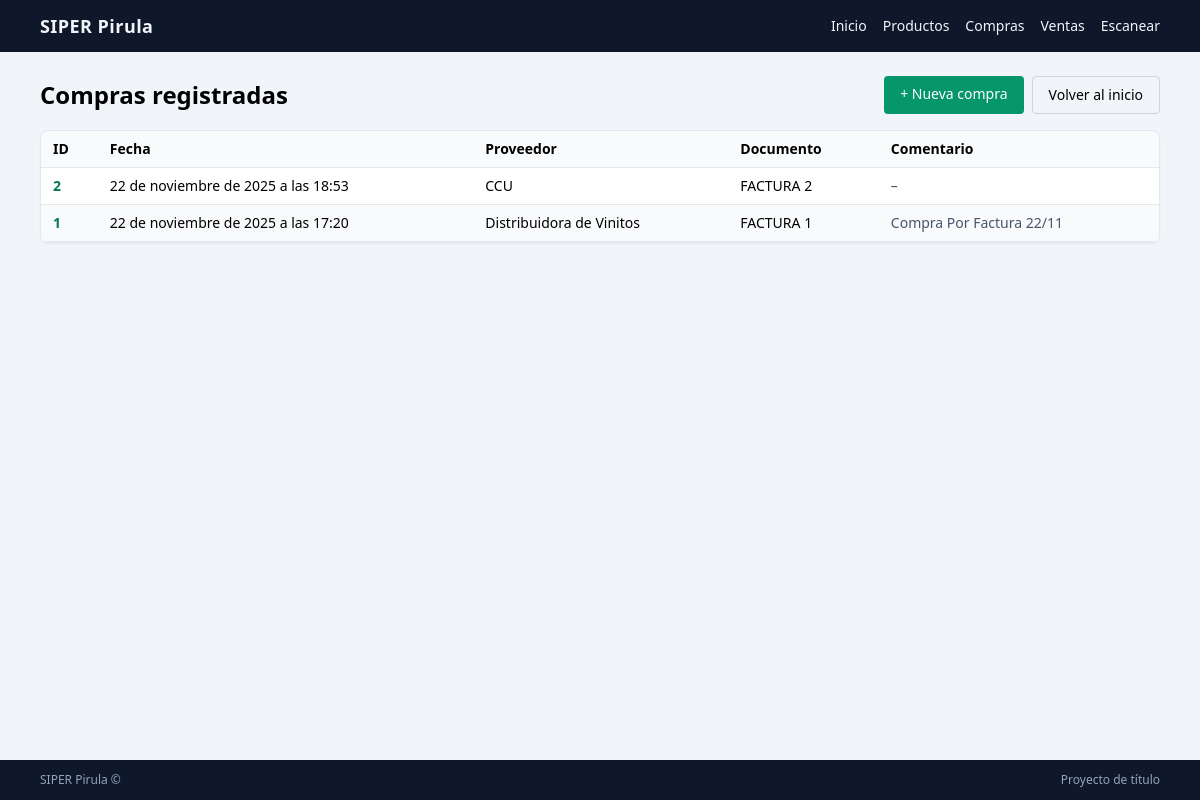
/inventario/compras/ (signed in), run on the app's committed database.
### inventario/models.py (models this page shows, shortened)
class Compra(models.Model):
    DOC_FACTURA = "FACTURA"
    DOC_BOLETA = "BOLETA"
    DOC_GUIA = "GUIA"
    DOC_OTRO = "OTRO"
    DOC_CHOICES = [
        (DOC_FACTURA, "Factura"),
        (DOC_BOLETA, "Boleta"),
        (DOC_GUIA, "Guía de despacho"),
        (DOC_OTRO, "Otro"),
    ]
    negocio = models.ForeignKey(Negocio, on_delete=models.PROTECT)
    proveedor = models.ForeignKey(Proveedor, on_delete=models.PROTECT)
    doc_tipo = models.CharField(max_length=20, choices=DOC_CHOICES)
    doc_num = models.CharField(max_length=40, blank=True, null=True)
    fecha = models.DateTimeField(auto_now_add=True)
    comentario = models.CharField(max_length=200, blank=True, null=True)
    class Meta:
        db_table = "ingreso_compra"
        ordering = ["-fecha"]

class Proveedor(models.Model):
    negocio = models.ForeignKey(Negocio, on_delete=models.PROTECT)
    nombre = models.CharField(max_length=120)
    contacto = models.CharField(max_length=120, blank=True, null=True)
    telefono = models.CharField(max_length=40, blank=True, null=True)
    correo = models.EmailField(blank=True, null=True)
    activo = models.BooleanField(default=True)
    class Meta:
        db_table = "proveedor"
    def __str__(self):
        return self.nombre

### inventario/views.py (the view)
# urls.py: path("compras/", views.CompraListaView.as_view(), name="compra_lista"),
class CompraListaView(LoginRequiredMixin, ListView):
    model = Compra
    template_name = "inventario/compras/compra_lista.html"
    context_object_name = "compras"
    def get_queryset(self):
        negocio = self.request.user.perfilusuario.negocio
        return Compra.objects.filter(negocio=negocio).order_by("-fecha")

### templates/inventario/compras/compra_lista.html (shortened to what this page needs)
{% extends "../../core/base.html" %}
{% block content %}
<div class="max-w-6xl mx-auto">
    <div class="flex flex-wrap items-center justify-between gap-4 mb-4">
        <h1 class="text-2xl font-bold">Compras registradas</h1>
        <div class="flex gap-2">
            <a href="{% url 'inventario:compra_crear' %}"
               class="px-4 py-2 rounded bg-emerald-600 text-white text-sm hover:bg-emerald-700">
                + Nueva compra
            </a>
            <a href="{% url 'core:dashboard' %}"
               class="px-4 py-2 rounded border border-slate-300 text-sm hover:bg-slate-50">
                Volver al inicio
            </a>
        </div>
    </div>
    {% if compras %}
        <div class="overflow-x-auto bg-white rounded-lg shadow-sm border border-slate-200">
            <table class="min-w-full text-sm">
                <thead class="bg-slate-50">
                    <tr>
                        <th class="px-3 py-2 text-left border-b">ID</th>
                        <th class="px-3 py-2 text-left border-b">Fecha</th>
                        <th class="px-3 py-2 text-left border-b">Proveedor</th>
                        <th class="px-3 py-2 text-left border-b">Documento</th>
                        <th class="px-3 py-2 text-left border-b">Comentario</th>
                    </tr>
                </thead>
                <tbody>
                    {% for compra in compras %}
                        <tr class="odd:bg-white even:bg-slate-50 hover:bg-amber-50 transition">
                            <td class="px-3 py-2 border-b font-semibold">
                                <a href="{% url 'inventario:compra_detalle' compra.pk %}"
                                   class="text-emerald-700 hover:underline">
                                    {{ compra.id }}
                                </a>
                            </td>
                            <td class="px-3 py-2 border-b">
                                {{ compra.fecha }}
                            </td>
                            <td class="px-3 py-2 border-b">
                                {{ compra.proveedor }}
                            </td>
                            <td class="px-3 py-2 border-b">
                                {{ compra.doc_tipo }} {{ compra.doc_num }}
                            </td>
                            <td class="px-3 py-2 border-b text-slate-600">
                                {{ compra.comentario|default:"–" }}
                            </td>
                        </tr>
                    {% endfor %}
                </tbody>
            </table>
        </div>
    {% else %}
        <div class="bg-white rounded-lg shadow-sm p-4 text-sm text-slate-600">
            No hay compras registradas.
        </div>
    {% endif %}
</div>
{% endblock %}

### data on the page
Compra: id "2", fecha "22 de noviembre de 2025 a las 18:53", proveedor "CCU", doc_tipo "FACTURA", doc_num "2", comentario "–"
Compra: id "1", fecha "22 de noviembre de 2025 a las 17:20", proveedor "Distribuidora de Vinitos", doc_tipo "FACTURA", doc_num "1", comentario "Compra Por Factura 22/11"
